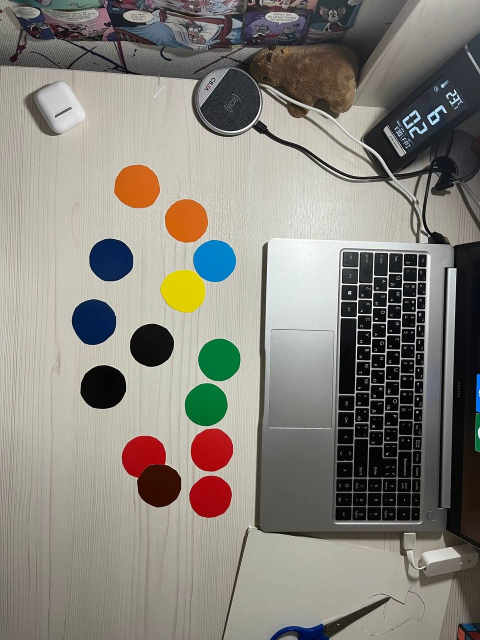
#> input picture КЗ/2 этап/Командные задачи/test.jpg, 960 x 1280 px, given in place of the camera (shown at 1/2 size)
$ python main.py
#> lines starting #> are read from the running program, lines starting #| are printed output that depends on the picture; after the words box and inside, x2 and y2 are one past the last pixel; in counts of white or black regions, pixels touching at a corner belong together
import cv2

# [Константы]. Здесь записаны значения, которые не изменяются в течение всей работы программы,
# такие как сила размытия (для определния фигур), ограничения каждого из цвета (для определения контуров),
# перевод каждого цвета на русский и текст инструкции с шрифтом этого текста.
DEAFULT_BLUR = 7
COLORS = {
    'red': [(122, 97, 140), (255, 223, 255), 10],
    'orange': [(0, 52, 155), (18, 255, 255), DEAFULT_BLUR],
    'yellow': [(18, 35, 121), (76, 255, 255), DEAFULT_BLUR],
    'green': [(34, 36, 0), (78, 255, 255), DEAFULT_BLUR],
    'lightBlue': [(37, 160, 0), (144, 255, 255), DEAFULT_BLUR],
    'blue': [(79, 65, 61), (147, 255, 156), DEAFULT_BLUR],
    'purple': [(133, 52, 76), (166, 111, 162), DEAFULT_BLUR],
    'black': [(28, 10, 0), (162, 70, 89), DEAFULT_BLUR]
}
TRANLASE_COLORS = {
    'red': 'Красный',
    'orange': 'Оранжевый',
    'yellow': 'Желтый',
    'green': 'Зеленый',
    'lightBlue': 'Голубой',
    'blue': 'Синий',
    'purple': 'Фиолетовый',
    'black': 'Черный'
}
TEXT_FONT = cv2.FONT_HERSHEY_COMPLEX
WARN_TEXT = 'Добро пожаловать! \nЧтобы посчитать количетсво \nфигур круглой формы определенных цветов \n(красный, оранжевый, желтый, зеленый, \nголубой, синий, коричневый, черный), \nпродемонстрируйте их перед вашей камерой.'

# Функция для получения словаря с количеством каждого цвета. Принимает изображение.
# Стандартные значения: coefApprox - коэффициент аппроксимации; cntRange - ограничение по площади контура; approxRange - ограничение по количеству вершин конутра после аппроксимации
def getCircles(img, coefApprox=0.03, cntRange=(5800, 7300), approxRange=(6, 10)):
    circles = {clr: 0 for clr in COLORS}
    for clr, cdata in COLORS.items():
        # получение всех контуров по цвету
        copyImg = img.copy()
        imgHSV = cv2.cvtColor(copyImg, cv2.COLOR_BGR2HSV)
        imgBinary = cv2.inRange(imgHSV, cdata[0], cdata[1])
        imgBlur = cv2.blur(imgBinary, ksize=(cdata[2], cdata[2]))
        contours, _ = cv2.findContours(imgBlur, cv2.RETR_TREE, cv2.CHAIN_APPROX_NONE)
        # сортировка контура по площади и исключение неподходящих контуров
        sortedContours = [cnt for cnt in sorted(contours, key=cv2.contourArea)
                          if cntRange[0] <= cv2.contourArea(cnt) <= cntRange[1]]
        for cnt in sortedContours:
            epsilon = coefApprox * cv2.arcLength(cnt, True)
            approx = cv2.approxPolyDP(cnt, epsilon, True)
            # выборка фигур, только с определенным количеством вершин после аппроксимации
            if approxRange[0] <= len(approx) <= approxRange[1]:
                circles[clr] += 1
    return circles

def drawInfo(img, circles, step=40):
    resultImg = img.copy()
    # общее количетсво фигур на изображении
    allCount = sum(list(circles.values()))
    if allCount > 0:
        # отрисовка информации справа снизу изображения
        resultImg[-400:, -330:, :] = 200
        cv2.putText(resultImg, f'Всего: {allCount}', (resultImg.shape[1]-300, resultImg.shape[0]-350), TEXT_FONT, 1, (0, 0, 0), 2)
        for id, (clr, count) in enumerate(circles.items(), start=1): cv2.putText(resultImg, f'{TRANLASE_COLORS[clr]}: {count}',
                                                                   (resultImg.shape[1]-300, resultImg.shape[0]-350+(id*step)), TEXT_FONT, 1, (0, 0, 0), 2)
    else:
        # отрисовка инструкции по середине изображения
        height, weigth = (resultImg.shape[0] // 6), (resultImg.shape[1] // 6)
        resultImg[height:-height, weigth:-weigth, :] = 200
        for id, cutText in enumerate(WARN_TEXT.split('\n')):
            cv2.putText(resultImg, cutText, (weigth + 20, height + 120 + (id*step)), TEXT_FONT, 1, (0, 0, 0), 2)
    return resultImg

# главная функция
def main():
    # настройка камеры: разрешение, метод считывания видеопотока, количество кадров в секунду, настройка фокуса
    cap = cv2.VideoCapture(0)
    cap.set(cv2.CAP_PROP_FRAME_WIDTH, 1280)
    cap.set(cv2.CAP_PROP_FRAME_HEIGHT, 720)
    cap.set(cv2.CAP_PROP_FOURCC, cv2.VideoWriter_fourcc(*"MJPG"))
    cap.set(cv2.CAP_PROP_FPS, 30)
    cap.set(cv2.CAP_PROP_FOCUS, 0)

    # основной цикл
    while True:
        success, img = cap.read()
#> img is the input picture: shape (1280, 960, 3); mean B, G, R 123.6, 130.9, 134.6
        circles = getCircles(img)
#> the loop in getCircles, `for clr, cdata in COLORS.items():` made 8 passes
#> pass 1, in getCircles, `imgBinary = cv2.inRange(imgHSV, cdata[0], cdata[1])`:
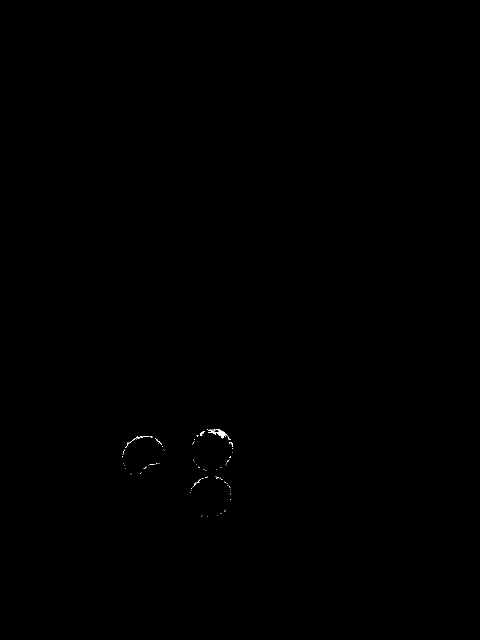
#> imgBinary: shape (1280, 960) (shown at 1/2 size); 0.05% white in thin lines or dots, all inside (x1, y1, x2, y2) = (245, 858, 466, 1034)
#> pass 2, in getCircles, `imgBinary = cv2.inRange(imgHSV, cdata[0], cdata[1])`:
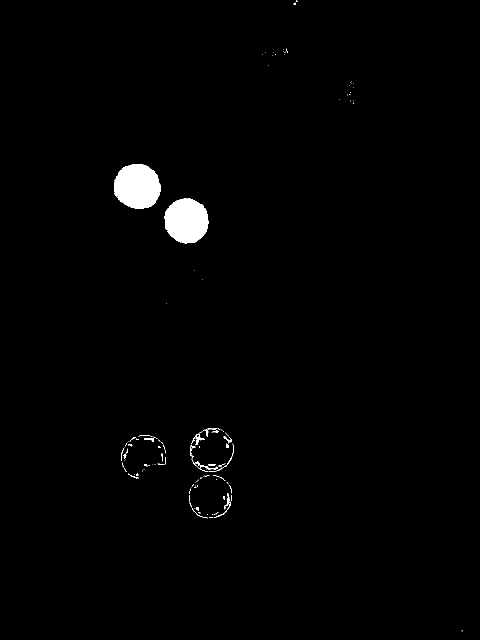
#> imgBinary: shape (1280, 960) (shown at 1/2 size); 1.2% white; 145 white regions (118 under 20 px), largest, box (x1, y1, x2, y2) and area: (228, 328, 321, 417) 6492, (329, 396, 417, 487) 6126, (383, 917, 436, 944) 203
#> after the loop in getCircles, `for clr, cdata in COLORS.items():`:
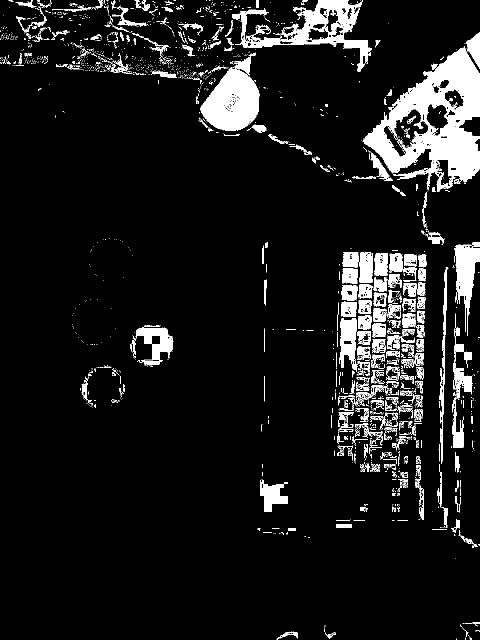
#> imgBinary: shape (1280, 960) (shown at 1/2 size); 8.8% white; 2785 white regions (2461 under 20 px), largest, box (x1, y1, x2, y2) and area: (726, 92, 960, 383) 29374, (464, 0, 744, 144) 10111, (400, 137, 519, 262) 9726
#> after the loop in getCircles, `for clr, cdata in COLORS.items():`:
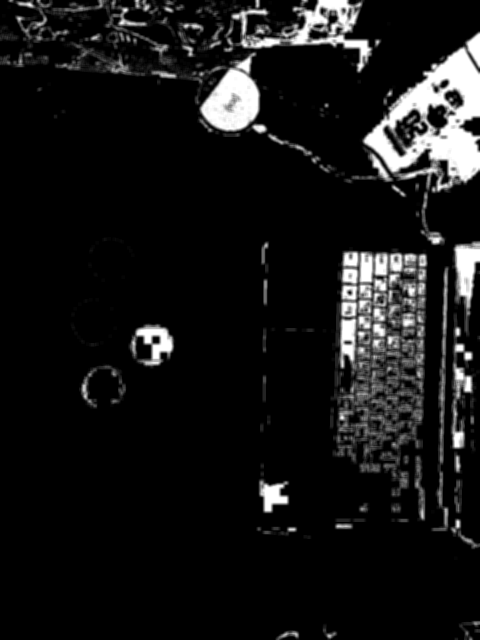
#> imgBlur: shape (1280, 960) (shown at 1/2 size); min 0, max 255, mean 22.4
#> after the loop in getCircles, `for clr, cdata in COLORS.items():`: circles = {'red': 0, 'orange': 2, 'yellow': 0, 'green': 1, 'lightBlue': 5, 'blue': 2, 'purple': 0, 'black': 1}
        resultImg = drawInfo(img, circles)
#> in drawInfo, `allCount = sum(list(circles.values()))`: allCount = 11
#> in drawInfo, `cv2.putText(resultImg, f'Всего: {allCount}', (resultImg.shape[1]-300, ..`:
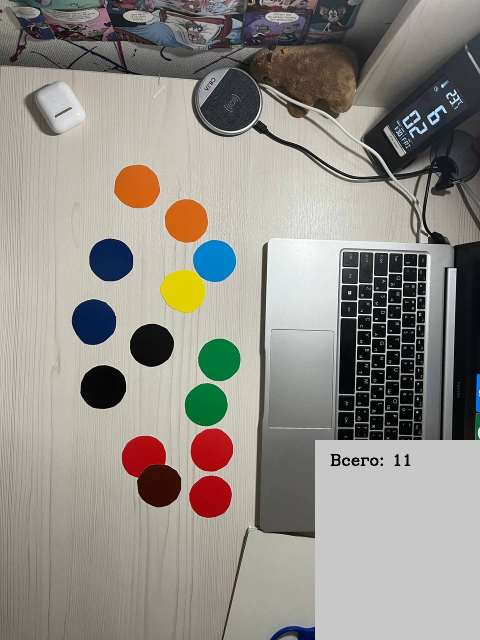
#> resultImg: shape (1280, 960, 3) (shown at 1/2 size); mean B, G, R 135.8, 142.4, 145.8
#> the loop in drawInfo, `for id, (clr, count) in enumerate(circles.items(), start=1): cv2.putTe..` made 8 passes
#> (clr, count) on passes 1 to 8: ('red', 0), ('orange', 2), ('yellow', 0), ('green', 1), ('lightBlue', 5), ('blue', 2), ('purple', 0), ('black', 1)
#> after the loop in drawInfo, `for id, (clr, count) in enumerate(circles.items(), start=1): cv2.putTe..`:
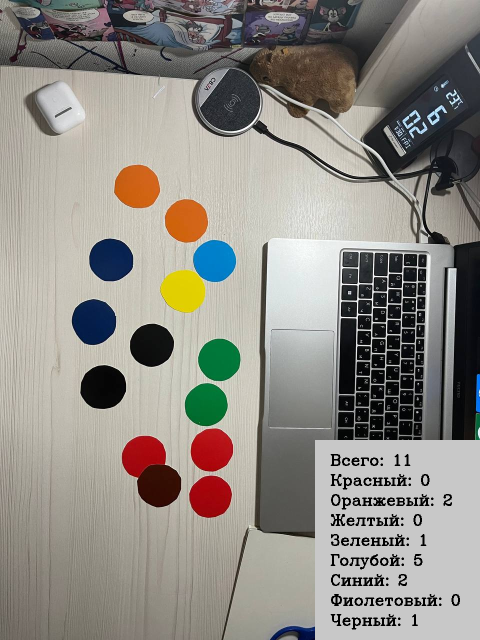
#> resultImg: shape (1280, 960, 3) (shown at 1/2 size); 1.12% of pixels changed, all inside (x1, y1, x2, y2) = (661, 948, 920, 1259)
        cv2.imshow('Image', resultImg)
        if cv2.waitKey(1) == 27: break # выход по кнопке ESC
#> (key Esc is pressed here)

if __name__ == '__main__':
    main()

$ run again, on КЗ/2 этап/Командные задачи/aafsdfdas.jpg
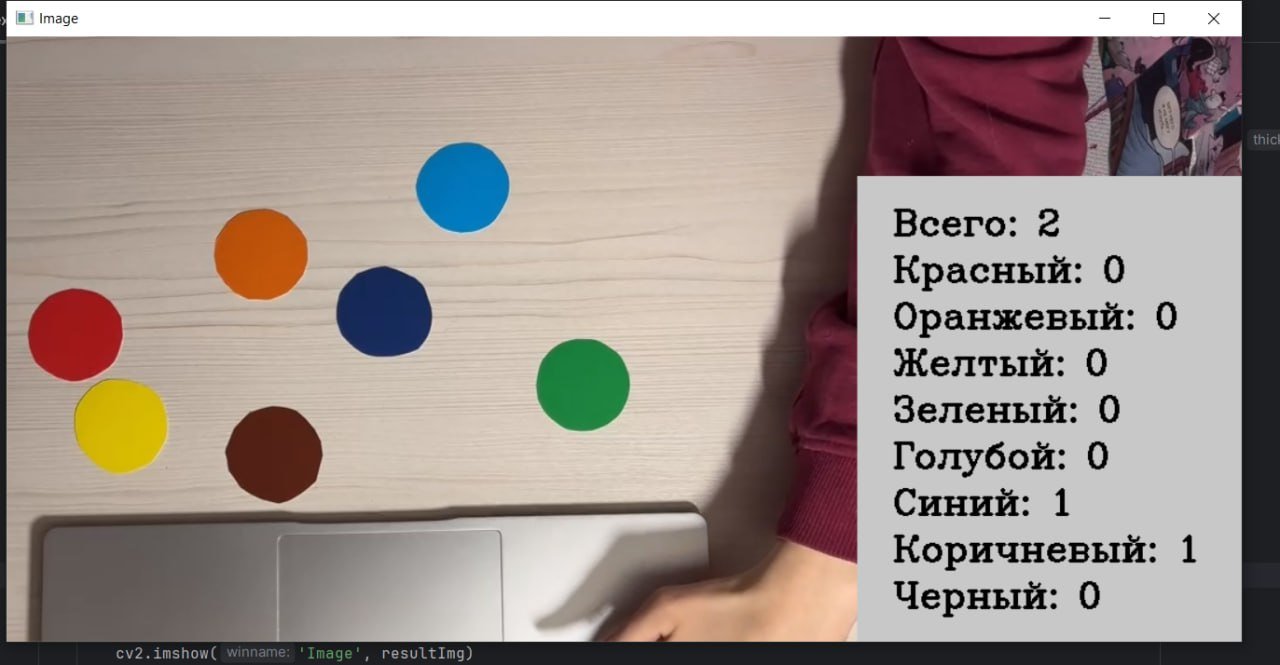
#> input picture КЗ/2 этап/Командные задачи/aafsdfdas.jpg, 1280 x 665 px, given in place of the camera
#> in main, img is the input picture: shape (665, 1280, 3); mean B, G, R 140.5, 146.6, 158.8
#> the loop in getCircles, `for clr, cdata in COLORS.items():` made 8 passes
#> pass 1, in getCircles, `imgBinary = cv2.inRange(imgHSV, cdata[0], cdata[1])`:
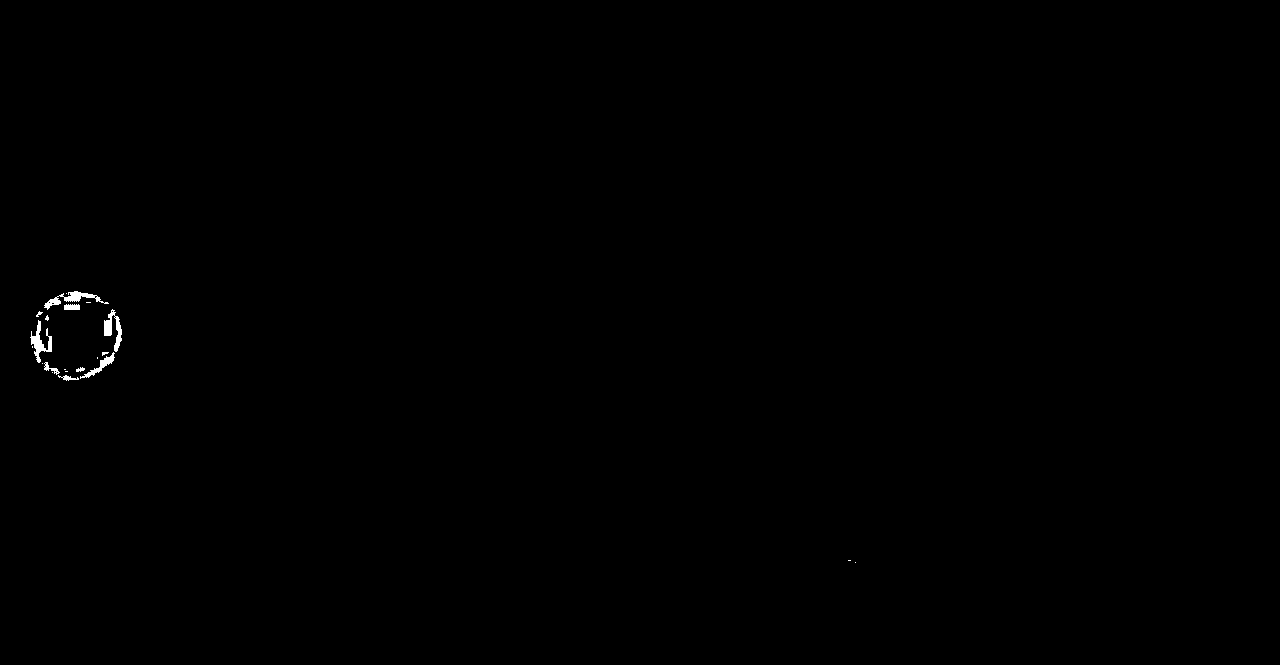
#> imgBinary: shape (665, 1280); 0.18% white; 21 white regions (13 under 20 px), largest, box (x1, y1, x2, y2) and area: (44, 291, 109, 310) 346, (30, 320, 52, 363) 342, (104, 309, 122, 352) 328
#> after the loop in getCircles, `for clr, cdata in COLORS.items():`: circles = {'red': 0, 'orange': 0, 'yellow': 0, 'green': 0, 'lightBlue': 3, 'blue': 0, 'purple': 0, 'black': 0}
#> allCount = 3
#> the loop in drawInfo, `for id, (clr, count) in enumerate(circles.items(), start=1): cv2.putTe..` made 8 passes
#> (clr, count) on passes 1 to 8: ('red', 0), ('orange', 0), ('yellow', 0), ('green', 0), ('lightBlue', 3), ('blue', 0), ('purple', 0), ('black', 0)
#> after the loop in drawInfo, `for id, (clr, count) in enumerate(circles.items(), start=1): cv2.putTe..`:
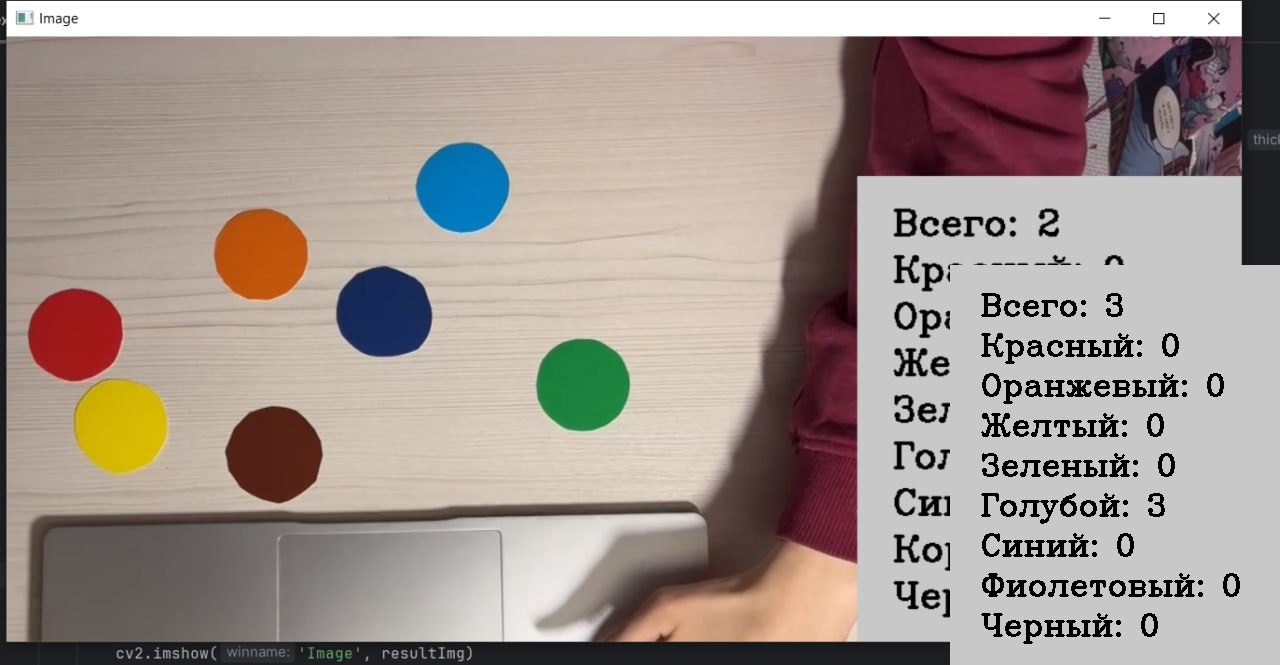
#> resultImg: shape (665, 1280, 3); mean B, G, R 144.4, 150.7, 162.8
